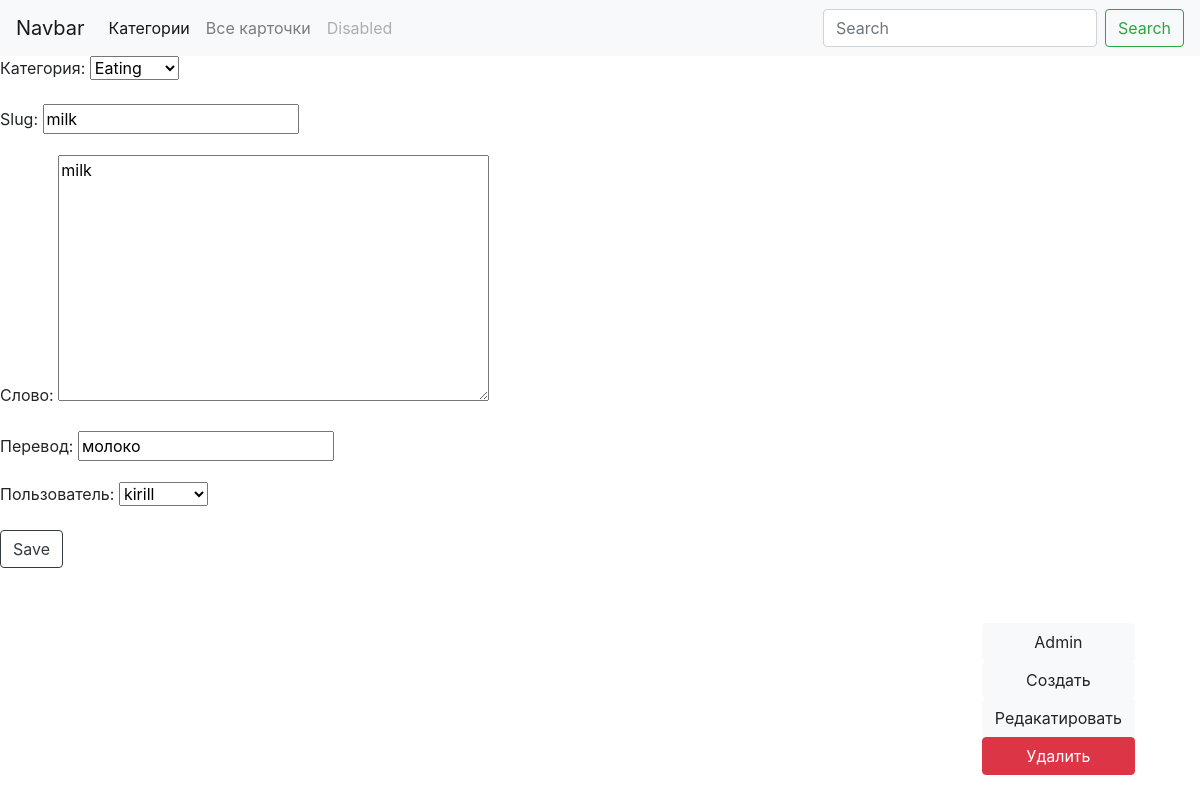
Screenshot of /card/milk/edit (signed in) with the database file from the repository.
### card/models.py (models this page shows, shortened)
class Cards(models.Model):
    class Meta:
        verbose_name = "Карточка"
        verbose_name_plural = "Карточки"
        ordering = ['text']
    category = models.ForeignKey(Category, on_delete=models.CASCADE,verbose_name="Категория")
    slug = models.SlugField(max_length=250, unique=True, )
    user = models.ForeignKey(settings.AUTH_USER_MODEL, on_delete=models.CASCADE, verbose_name="Пользователь")
    text = models.TextField(max_length=100, verbose_name="Слово")
    translate = models.CharField(max_length=100, verbose_name="Перевод")
    card_count = models.PositiveIntegerField(default=0, verbose_name="Кол-во карточек")

### card/views.py (the view)
# urls.py: path('card/<str:slug>/edit', card_edit, name='card_edit'),
def card_edit(request, slug):
    card = get_object_or_404(Cards, slug=slug)
    if request.method == 'POST':
        form = CardForm(request.POST, instance=card)
        if form.is_valid():
           card = form.save(commit=False)
           card.user = request.user
           card.save()
        return redirect('card_detail', slug=card.slug)
    else:
        form = CardForm(instance=card)
    return render(request, 'card/card_edit.html', context={'form': form, })

### card/forms.py
class CardForm(forms.ModelForm):
    class Meta:
        model = Cards
        fields = ('category', 'slug', 'text', 'translate', 'user', )

### card/models.py (called while the page is built)
    def __str__(self):
        return self.title

### card/templates/card/card_edit.html (shortened to what this page needs)
{% extends 'card/base_card.html' %}
{% block content %}
    <form method="POST" class="form-group">
        {{ form.as_p }}
        <button type="submit" class="btn btn-outline-dark">Save</button>
    </form>
{% endblock %}

### rows the page displays
Cards: category "Eating", slug "milk", text "milk", translate "молоко", user "kirill"
